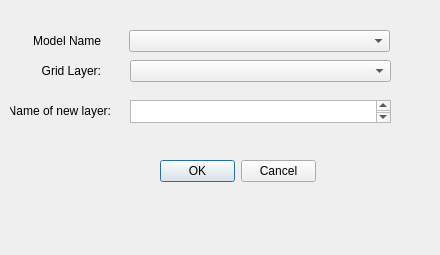
<?xml version="1.0" encoding="UTF-8"?>
<ui version="4.0">
 <class>CreateWELLayerDialog</class>
 <widget class="QDialog" name="CreateWELLayerDialog">
  <property name="geometry">
   <rect>
    <x>0</x>
    <y>0</y>
    <width>440</width>
    <height>255</height>
   </rect>
  </property>
  <property name="windowTitle">
   <string>Create a layer for WEL package</string>
  </property>
  <property name="layoutDirection">
   <enum>Qt::LeftToRight</enum>
  </property>
  <widget class="QLabel" name="labelLayer">
   <property name="geometry">
    <rect>
     <x>30</x>
     <y>30</y>
     <width>71</width>
     <height>22</height>
    </rect>
   </property>
   <property name="text">
    <string>Model Name</string>
   </property>
   <property name="alignment">
    <set>Qt::AlignRight|Qt::AlignTrailing|Qt::AlignVCenter</set>
   </property>
  </widget>
  <widget class="QComboBox" name="cmbModelName">
   <property name="geometry">
    <rect>
     <x>129</x>
     <y>30</y>
     <width>261</width>
     <height>22</height>
    </rect>
   </property>
  </widget>
  <widget class="QLabel" name="labelLayer_2">
   <property name="geometry">
    <rect>
     <x>30</x>
     <y>60</y>
     <width>71</width>
     <height>22</height>
    </rect>
   </property>
   <property name="text">
    <string>Grid Layer:</string>
   </property>
   <property name="alignment">
    <set>Qt::AlignRight|Qt::AlignTrailing|Qt::AlignVCenter</set>
   </property>
  </widget>
  <widget class="QComboBox" name="cmbGridLayer">
   <property name="geometry">
    <rect>
     <x>130</x>
     <y>60</y>
     <width>261</width>
     <height>22</height>
    </rect>
   </property>
  </widget>
  <widget class="QTextEdit" name="textEdit">
   <property name="geometry">
    <rect>
     <x>130</x>
     <y>100</y>
     <width>261</width>
     <height>23</height>
    </rect>
   </property>
  </widget>
  <widget class="QLabel" name="labelLayer_3">
   <property name="geometry">
    <rect>
     <x>10</x>
     <y>100</y>
     <width>101</width>
     <height>22</height>
    </rect>
   </property>
   <property name="text">
    <string>Name of new layer:</string>
   </property>
   <property name="alignment">
    <set>Qt::AlignRight|Qt::AlignTrailing|Qt::AlignVCenter</set>
   </property>
  </widget>
  <widget class="QDialogButtonBox" name="buttonBox">
   <property name="geometry">
    <rect>
     <x>160</x>
     <y>160</y>
     <width>156</width>
     <height>23</height>
    </rect>
   </property>
   <property name="standardButtons">
    <set>QDialogButtonBox::Cancel|QDialogButtonBox::Ok</set>
   </property>
  </widget>
 </widget>
 <resources/>
 <connections/>
 <designerdata>
  <property name="gridDeltaX">
   <number>10</number>
  </property>
  <property name="gridDeltaY">
   <number>10</number>
  </property>
  <property name="gridSnapX">
   <bool>true</bool>
  </property>
  <property name="gridSnapY">
   <bool>true</bool>
  </property>
  <property name="gridVisible">
   <bool>true</bool>
  </property>
 </designerdata>
</ui>
